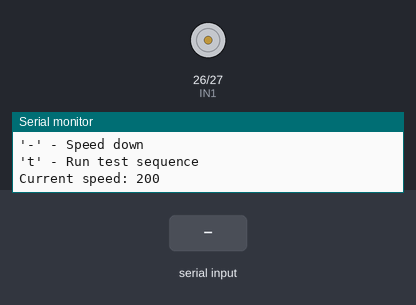
Recording of a sketch running on a simulated ESP32. Parts: motor-driver pin pairs drawn as motors (green arrow = first pin HIGH = forward, orange = second pin HIGH = backward, longer = more drive, scaled by the enable pin), the last lines printed to the serial monitor. Inputs (shaded band) come from the test bench.

Above: at 1.2 s.
1.3 s: "t" received over Serial
At 2.4 s:
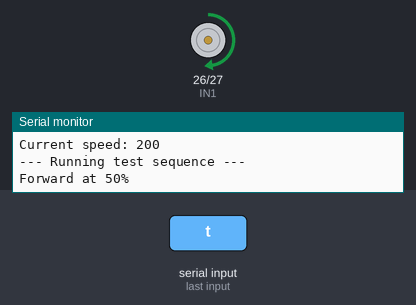
7.3 s: "f" received over Serial
9.3 s: "b" received over Serial
At 9.8 s:
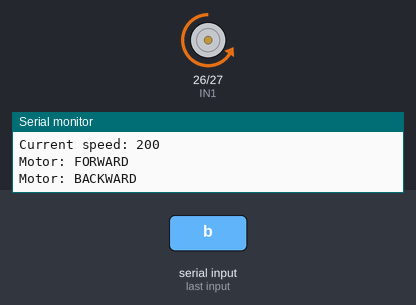
10.8 s: "s" received over Serial
At 12.1 s:
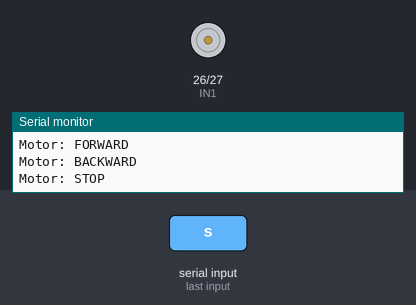
Timing chart, 0 to 13.3 s (numbered marks = the images above; inputs shaded):
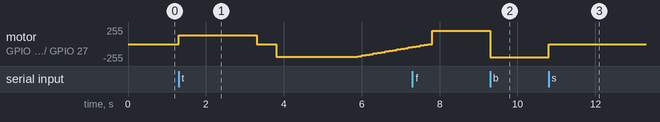

The sketch:

l298n_motor_control.ino
```cpp
/*
 * L298N DC Motor Control with ESP32
 * Author: Nicolas Isaza Sierra (NikoAndes)
 * Description: Controls a DC motor using ESP32 and L298N H-Bridge driver.
 *              Supports forward, backward, stop, and PWM speed control.
 * Platform: ESP32 / Arduino
 */

// --- L298N Pin Connections ---
const int IN1 = 26;   // Direction pin 1
const int IN2 = 27;   // Direction pin 2
const int ENA = 14;   // Enable pin (PWM speed control)

// --- PWM Configuration ---
const int PWM_CHANNEL = 0;
const int PWM_FREQ = 1000;   // 1 kHz
const int PWM_RESOLUTION = 8; // 8-bit: 0-255

// --- Speed settings ---
int currentSpeed = 200;  // Default speed (0-255)

void setup() {
  Serial.begin(115200);

  // Setup direction pins
  pinMode(IN1, OUTPUT);
  pinMode(IN2, OUTPUT);

  // Setup PWM for speed control
  ledcSetup(PWM_CHANNEL, PWM_FREQ, PWM_RESOLUTION);
  ledcAttachPin(ENA, PWM_CHANNEL);

  motorStop();
  printMenu();
}

void loop() {
  if (Serial.available()) {
    char cmd = Serial.read();
    handleCommand(cmd);
  }
}

void handleCommand(char cmd) {
  switch (cmd) {
    case 'f':
      Serial.println("Motor: FORWARD");
      motorForward(currentSpeed);
      break;
    case 'b':
      Serial.println("Motor: BACKWARD");
      motorBackward(currentSpeed);
      break;
    case 's':
      Serial.println("Motor: STOP");
      motorStop();
      break;
    case '+':
      currentSpeed = min(255, currentSpeed + 20);
      Serial.print("Speed increased: ");
      Serial.println(currentSpeed);
      break;
    case '-':
      currentSpeed = max(0, currentSpeed - 20);
      Serial.print("Speed decreased: ");
      Serial.println(currentSpeed);
      break;
    case 't':
      runTestSequence();
      break;
    default:
      break;
  }
}

// --- Motor control functions ---

void motorForward(int speed) {
  digitalWrite(IN1, HIGH);
  digitalWrite(IN2, LOW);
  ledcWrite(PWM_CHANNEL, speed);
}

void motorBackward(int speed) {
  digitalWrite(IN1, LOW);
  digitalWrite(IN2, HIGH);
  ledcWrite(PWM_CHANNEL, speed);
}

void motorStop() {
  digitalWrite(IN1, LOW);
  digitalWrite(IN2, LOW);
  ledcWrite(PWM_CHANNEL, 0);
}

void motorBrake() {
  digitalWrite(IN1, HIGH);
  digitalWrite(IN2, HIGH);
  ledcWrite(PWM_CHANNEL, 255);
}

// --- Test sequence ---
void runTestSequence() {
  Serial.println("--- Running test sequence ---");

  Serial.println("Forward at 50%");
  motorForward(128);
  delay(2000);

  Serial.println("Brake");
  motorBrake();
  delay(500);

  Serial.println("Backward at 75%");
  motorBackward(192);
  delay(2000);

  Serial.println("Gradual stop");
  for (int s = 192; s >= 0; s -= 10) {
    ledcWrite(PWM_CHANNEL, s);
    delay(100);
  }
  motorStop();

  Serial.println("--- Test complete ---");
  printMenu();
}

void printMenu() {
  Serial.println("\n=== L298N Motor Control ===");
  Serial.println("'f' - Forward");
  Serial.println("'b' - Backward");
  Serial.println("'s' - Stop");
  Serial.println("'+' - Speed up");
  Serial.println("'-' - Speed down");
  Serial.println("'t' - Run test sequence");
  Serial.print("Current speed: ");
  Serial.println(currentSpeed);
}
```

Measured:
- after the input at 1.3 s, motor on GPIO 26 (IN1) / GPIO 27 (IN2): stopped → forward 128/255 at once, → stopped 2.0 s later, → backward 191/255 0.50 s later, → backward 181/255 2.1 s later, … (17 changes in this stretch)
- after the input at 9.3 s, motor on GPIO 26 (IN1) / GPIO 27 (IN2): forward 199/255 → backward 199/255 at once
- after the input at 10.8 s, motor on GPIO 26 (IN1) / GPIO 27 (IN2): backward 199/255 → stopped at once
